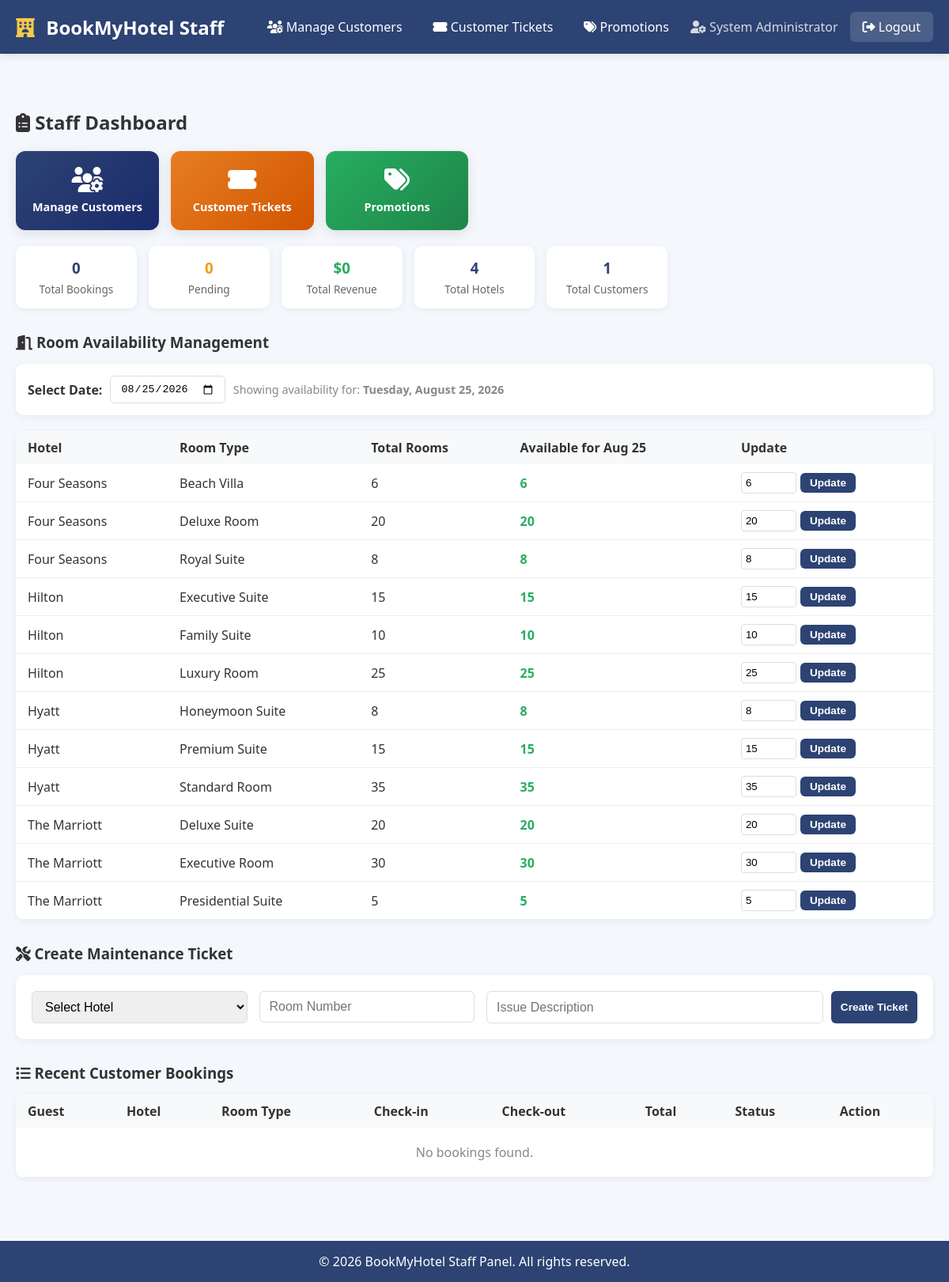
The app's page /staff-dashboard.php (signed in) with its own data.
### tables this page shows
CREATE TABLE IF NOT EXISTS rooms (
    id INT AUTO_INCREMENT PRIMARY KEY,
    hotel_id INT NOT NULL,
    room_type VARCHAR(50) NOT NULL,
    description TEXT,
    price_per_night DECIMAL(10,2) NOT NULL,
    max_occupancy INT DEFAULT 2,
    total_rooms INT DEFAULT 10,
    available_rooms INT DEFAULT 10,
    image_url VARCHAR(255) DEFAULT NULL,
    FOREIGN KEY (hotel_id) REFERENCES hotels(id) ON DELETE CASCADE
);

CREATE TABLE IF NOT EXISTS hotels (
    id INT AUTO_INCREMENT PRIMARY KEY,
    name VARCHAR(100) NOT NULL,
    description TEXT,
    location VARCHAR(100),
    star_rating INT DEFAULT 5,
    image VARCHAR(255),
    facilities TEXT,
    created_at TIMESTAMP DEFAULT CURRENT_TIMESTAMP
);

### staff-dashboard.php (the view, shortened to what this page needs)
<?php
$conn = getConnection();
$stats = [];
$stats['total_bookings'] = $conn->query("SELECT COUNT(*) as count FROM bookings")->fetch_assoc()['count'];
$stats['pending_bookings'] = $conn->query("SELECT COUNT(*) as count FROM bookings WHERE status = 'pending'")->fetch_assoc()['count'];
$stats['total_revenue'] = $conn->query("SELECT SUM(total_price) as total FROM bookings WHERE status != 'cancelled'")->fetch_assoc()['total'] ?? 0;
$stats['total_hotels'] = $conn->query("SELECT COUNT(*) as count FROM hotels")->fetch_assoc()['count'];
$stats['total_customers'] = $conn->query("SELECT COUNT(*) as count FROM users WHERE role = 'customer'")->fetch_assoc()['count'];
$selected_date = $_GET['date'] ?? date('Y-m-d');
$recent_bookings = $conn->query("SELECT b.*, u.full_name, r.room_type, h.name as hotel_name
                                FROM bookings b
                                JOIN users u ON b.user_id = u.id
                                JOIN rooms r ON b.room_id = r.id
                                JOIN hotels h ON r.hotel_id = h.id
                                ORDER BY b.booking_date DESC LIMIT 30");
?>
<!DOCTYPE html>
<html lang="en">
<head>
    <link rel="stylesheet" href="assets/css/style.css">
    <link rel="stylesheet" href="https://cdnjs.cloudflare.com/ajax/libs/font-awesome/6.4.0/css/all.min.css">
    <link rel="stylesheet" href="https://cdnjs.cloudflare.com/ajax/libs/animate.css/4.1.1/animate.min.css">
</head>
<body>
    <header class="staff-header">
        <div class="container">
            <a href="staff-dashboard.php" class="logo">
                <i class="fas fa-hotel"></i> BookMyHotel Staff
            </a>
            <div class="user-info">
                <a href="manage-customers.php" class="nav-link">
                    <i class="fas fa-users-cog"></i> Manage Customers
                </a>
                <a href="customer-tickets.php" class="nav-link">
                    <i class="fas fa-ticket-alt"></i> Customer Tickets
                </a>
                <a href="promotions.php" class="nav-link">
                    <i class="fas fa-tags"></i> Promotions
                </a>
                <span><i class="fas fa-user-cog"></i> <?php echo htmlspecialchars($_SESSION['full_name'] ?? 'Staff'); ?></span>
                <a href="logout.php" class="logout-btn"><i class="fas fa-sign-out-alt"></i> Logout</a>
            </div>
        </div>
    </header>
    <main>
        <div class="container">
            <h2><i class="fas fa-clipboard-list"></i> Staff Dashboard</h2>
            <div style="display:grid; grid-template-columns:repeat(auto-fill,minmax(180px,1fr)); gap:15px; margin:20px 0;">
                <a href="manage-customers.php" class="quick-action-card" style="background:linear-gradient(135deg, #2d4373, #1a2a6c); color:#fff; padding:20px; border-radius:12px; text-align:center; text-decoration:none; box-shadow:0 4px 15px rgba(0,0,0,0.1);">
                    <i class="fas fa-users-cog" style="font-size:2rem;"></i>
                    <p style="margin-top:8px; font-weight:600; font-size:0.9rem;">Manage Customers</p>
                </a>
                <a href="customer-tickets.php" class="quick-action-card" style="background:linear-gradient(135deg, #e67e22, #d35400); color:#fff; padding:20px; border-radius:12px; text-align:center; text-decoration:none; box-shadow:0 4px 15px rgba(0,0,0,0.1);">
                    <i class="fas fa-ticket-alt" style="font-size:2rem;"></i>
                    <p style="margin-top:8px; font-weight:600; font-size:0.9rem;">Customer Tickets</p>
                </a>
                <a href="promotions.php" class="quick-action-card" style="background:linear-gradient(135deg, #27ae60, #1e8449); color:#fff; padding:20px; border-radius:12px; text-align:center; text-decoration:none; box-shadow:0 4px 15px rgba(0,0,0,0.1);">
                    <i class="fas fa-tags" style="font-size:2rem;"></i>
                    <p style="margin-top:8px; font-weight:600; font-size:0.9rem;">Promotions</p>
                </a>
            </div>
            <div style="display:grid; grid-template-columns:repeat(auto-fill,minmax(150px,1fr)); gap:15px; margin:20px 0;">
                <div class="stat-card" style="background:#fff; padding:15px; border-radius:10px; text-align:center; box-shadow:0 2px 8px rgba(0,0,0,0.06);">
                    <h3 style="color:#2d4373; margin:0;"><?php echo $stats['total_bookings']; ?></h3>
                    <p style="margin:5px 0 0; font-size:0.85rem; color:#666;">Total Bookings</p>
                </div>
                <div class="stat-card" style="background:#fff; padding:15px; border-radius:10px; text-align:center; box-shadow:0 2px 8px rgba(0,0,0,0.06);">
                    <h3 style="color:#f39c12; margin:0;"><?php echo $stats['pending_bookings']; ?></h3>
                    <p style="margin:5px 0 0; font-size:0.85rem; color:#666;">Pending</p>
                </div>
                <div class="stat-card" style="background:#fff; padding:15px; border-radius:10px; text-align:center; box-shadow:0 2px 8px rgba(0,0,0,0.06);">
                    <h3 style="color:#27ae60; margin:0;">$<?php echo number_format($stats['total_revenue'], 0); ?></h3>
                    <p style="margin:5px 0 0; font-size:0.85rem; color:#666;">Total Revenue</p>
                </div>
                <div class="stat-card" style="background:#fff; padding:15px; border-radius:10px; text-align:center; box-shadow:0 2px 8px rgba(0,0,0,0.06);">
                    <h3 style="color:#2d4373; margin:0;"><?php echo $stats['total_hotels']; ?></h3>
                    <p style="margin:5px 0 0; font-size:0.85rem; color:#666;">Total Hotels</p>
                </div>
                <div class="stat-card" style="background:#fff; padding:15px; border-radius:10px; text-align:center; box-shadow:0 2px 8px rgba(0,0,0,0.06);">
                    <h3 style="color:#2d4373; margin:0;"><?php echo $stats['total_customers']; ?></h3>
                    <p style="margin:5px 0 0; font-size:0.85rem; color:#666;">Total Customers</p>
                </div>
            </div>
            <h3 style="margin:30px 0 15px;"><i class="fas fa-door-open"></i> Room Availability Management</h3>
            <div style="background:#fff; padding:15px; border-radius:10px; box-shadow:0 2px 8px rgba(0,0,0,0.06); margin-bottom:20px;">
                <form method="GET" class="date-nav">
                    <label style="font-weight:600;">Select Date:</label>
                    <input type="date" name="date" value="<?php echo $selected_date; ?>" onchange="this.form.submit()">
                    <span style="color:#888; font-size:0.9rem;">
                        Showing availability for: <strong><?php echo date('l, F d, Y', strtotime($selected_date)); ?></strong>
                    </span>
                </form>
            </div>
            <div style="background:#fff; border-radius:10px; overflow-x:auto; box-shadow:0 2px 8px rgba(0,0,0,0.06); margin-bottom:20px;">
                <table>
                    <thead>
                        <tr style="background:#f8f9fa;">
                            <th style="padding:10px 15px; text-align:left;">Hotel</th>
                            <th style="padding:10px 15px; text-align:left;">Room Type</th>
                            <th style="padding:10px 15px; text-align:left;">Total Rooms</th>
                            <th style="padding:10px 15px; text-align:left;">Available for <?php echo date('M d', strtotime($selected_date)); ?></th>
                            <th style="padding:10px 15px; text-align:left;">Update</th>
                        </tr>
                    </thead>
                    <tbody>
                        <?php
                        $rooms = $conn->query("SELECT r.*, h.name as hotel_name FROM rooms r JOIN hotels h ON r.hotel_id = h.id ORDER BY h.name, r.room_type");
                        while ($room = $rooms->fetch_assoc()):
                            $stmt = $conn->prepare("SELECT available_rooms, is_available FROM room_availability_log WHERE room_id = ? AND date = ?");
                            $stmt->bind_param("is", $room['id'], $selected_date);
                            $stmt->execute();
                            $avail_result = $stmt->get_result();
                            $avail_data = $avail_result->fetch_assoc();
                            $available = $avail_data ? $avail_data['available_rooms'] : $room['available_rooms'];
                            $is_available = $avail_data ? $avail_data['is_available'] : ($available > 0);
                            $is_future = strtotime($selected_date) >= strtotime(date('Y-m-d'));
                        ?>
                            <tr style="border-bottom:1px solid #eee; <?php echo !$is_future ? 'opacity:0.6;' : ''; ?>">
                                <td style="padding:10px 15px;"><?php echo htmlspecialchars($room['hotel_name']); ?></td>
                                <td style="padding:10px 15px;"><?php echo htmlspecialchars($room['room_type']); ?></td>
                                <td style="padding:10px 15px;"><?php echo $room['total_rooms']; ?></td>
                                <td style="padding:10px 15px;">
                                    <span style="color:<?php echo $is_available ? '#27ae60' : '#e74c3c'; ?>; font-weight:bold;">
                                        <?php echo $available; ?>
                                    </span>
                                </td>
                                <td style="padding:10px 15px;">
                                    <?php if ($is_future): ?>
                                        <form method="POST" style="display:flex; gap:5px; align-items:center;">
                                            <input type="number" name="available_rooms" value="<?php echo $available; ?>"
                                                   min="0" max="<?php echo $room['total_rooms']; ?>"
                                                   style="width:70px; padding:5px; border:1px solid #ddd; border-radius:4px;">
                                            <button type="submit" class="btn btn-primary btn-sm">Update</button>
                                        </form>
                                    <?php else: ?>
                                        <span style="color:#888; font-size:0.85rem;">Cannot modify past dates</span>
                                    <?php endif; ?>
                                </td>
                            </tr>
                        <?php endwhile; ?>
                    </tbody>
                </table>
            </div>
            <h3 style="margin:30px 0 15px;"><i class="fas fa-tools"></i> Create Maintenance Ticket</h3>
            <div style="background:#fff; padding:20px; border-radius:10px; box-shadow:0 2px 8px rgba(0,0,0,0.06); margin-bottom:20px;">
                <form method="POST">
                    <div style="display:grid; grid-template-columns:1fr 1fr 2fr; gap:15px;">
                        <div class="form-group" style="margin:0;">
                            <select name="hotel_id" required>
                                <option value="">Select Hotel</option>
                            </select>
                        </div>
                        <div class="form-group" style="margin:0;">
                            <input type="text" name="room_number" placeholder="Room Number" required>
                        </div>
                        <div class="form-group" style="margin:0; display:flex; gap:10px;">
                            <input type="text" name="issue" placeholder="Issue Description" required style="flex:1;">
                            <button type="submit" class="btn btn-primary btn-sm">Create Ticket</button>
                        </div>
                    </div>
                </form>
            </div>
            <h3 style="margin:30px 0 15px;"><i class="fas fa-list"></i> Recent Customer Bookings</h3>
            <div class="table-container">
                <table>
                    <thead>
                        <tr>
                            <th>Guest</th>
                            <th>Hotel</th>
                            <th>Room Type</th>
                            <th>Check-in</th>
                            <th>Check-out</th>
                            <th>Total</th>
                            <th>Status</th>
                            <th>Action</th>
                        </tr>
                    </thead>
                    <tbody>
                        <?php if ($recent_bookings->num_rows > 0): ?>
                            <?php while ($booking = $recent_bookings->fetch_assoc()): ?>
                                <tr>
                                    <td><?php echo htmlspecialchars($booking['full_name']); ?></td>
                                    <td><?php echo htmlspecialchars($booking['hotel_name']); ?></td>
                                    <td><?php echo htmlspecialchars($booking['room_type']); ?></td>
                                    <td><?php echo date('M d', strtotime($booking['check_in'])); ?></td>
                                    <td><?php echo date('M d', strtotime($booking['check_out'])); ?></td>
                                    <td>$<?php echo number_format($booking['total_price'], 2); ?></td>
                                    <td>
                                        <span style="padding:3px 10px; border-radius:15px; background:<?php
                                            echo $booking['status'] === 'confirmed' ? '#d4edda' :
                                                 ($booking['status'] === 'cancelled' ? '#f8d7da' : '#fff3cd');
                                        ?>; color:<?php
                                            echo $booking['status'] === 'confirmed' ? '#155724' :
                                                 ($booking['status'] === 'cancelled' ? '#721c24' : '#856404');
                                        ?>; font-size:0.8rem;">
                                            <?php echo ucfirst($booking['status']); ?>
                                        </span>
                                    </td>
                                    <td>
                                        <?php if ($booking['status'] === 'pending'): ?>
                                            <form method="POST" style="display:inline;">
                                                <input type="hidden" name="action" value="confirm_booking">
                                                <input type="hidden" name="booking_id" value="<?php echo $booking['id']; ?>">
                                                <button type="submit" class="btn btn-success btn-sm" onclick="return confirm('Confirm this booking?');">
                                                    <i class="fas fa-check"></i>
                                                </button>
                                            </form>
                                        <?php endif; ?>
                                    </td>
                                </tr>
                            <?php endwhile; ?>
                        <?php else: ?>
                            <tr>
                                <td colspan="8" style="text-align:center; padding:20px; color:#888;">No bookings found.</td>
                            </tr>
                        <?php endif; ?>
                    </tbody>
                </table>
            </div>
        </div>
    </main>
    <footer class="staff-footer">
        <div class="container">
            <p>&copy; 2026 BookMyHotel Staff Panel. All rights reserved.</p>
        </div>
    </footer>
</body>
</html>

### records on screen
rooms: hotel.name "Four Seasons", room_type "Beach Villa", total_rooms "6", available_rooms "6"
rooms: hotel.name "Four Seasons", room_type "Deluxe Room", total_rooms "20", available_rooms "20"
rooms: hotel.name "Four Seasons", room_type "Royal Suite", total_rooms "8", available_rooms "8"
rooms: hotel.name "Hilton", room_type "Executive Suite", total_rooms "15", available_rooms "15"
rooms: hotel.name "Hilton", room_type "Family Suite", total_rooms "10", available_rooms "10"
rooms: hotel.name "Hilton", room_type "Luxury Room", total_rooms "25", available_rooms "25"
rooms: hotel.name "Hyatt", room_type "Honeymoon Suite", total_rooms "8", available_rooms "8"
rooms: hotel.name "Hyatt", room_type "Premium Suite", total_rooms "15", available_rooms "15"
rooms: hotel.name "Hyatt", room_type "Standard Room", total_rooms "35", available_rooms "35"
rooms: hotel.name "The Marriott", room_type "Deluxe Suite", total_rooms "20", available_rooms "20"
rooms: hotel.name "The Marriott", room_type "Executive Room", total_rooms "30", available_rooms "30"
rooms: hotel.name "The Marriott", room_type "Presidential Suite", total_rooms "5", available_rooms "5"

### other values on screen
$_SESSION['full_name'] "System Administrator"
$stats['total_bookings'] "0"
$stats['pending_bookings'] "0"
$stats['total_revenue'] "0"
$stats['total_hotels'] "4"
$stats['total_customers'] "1"
